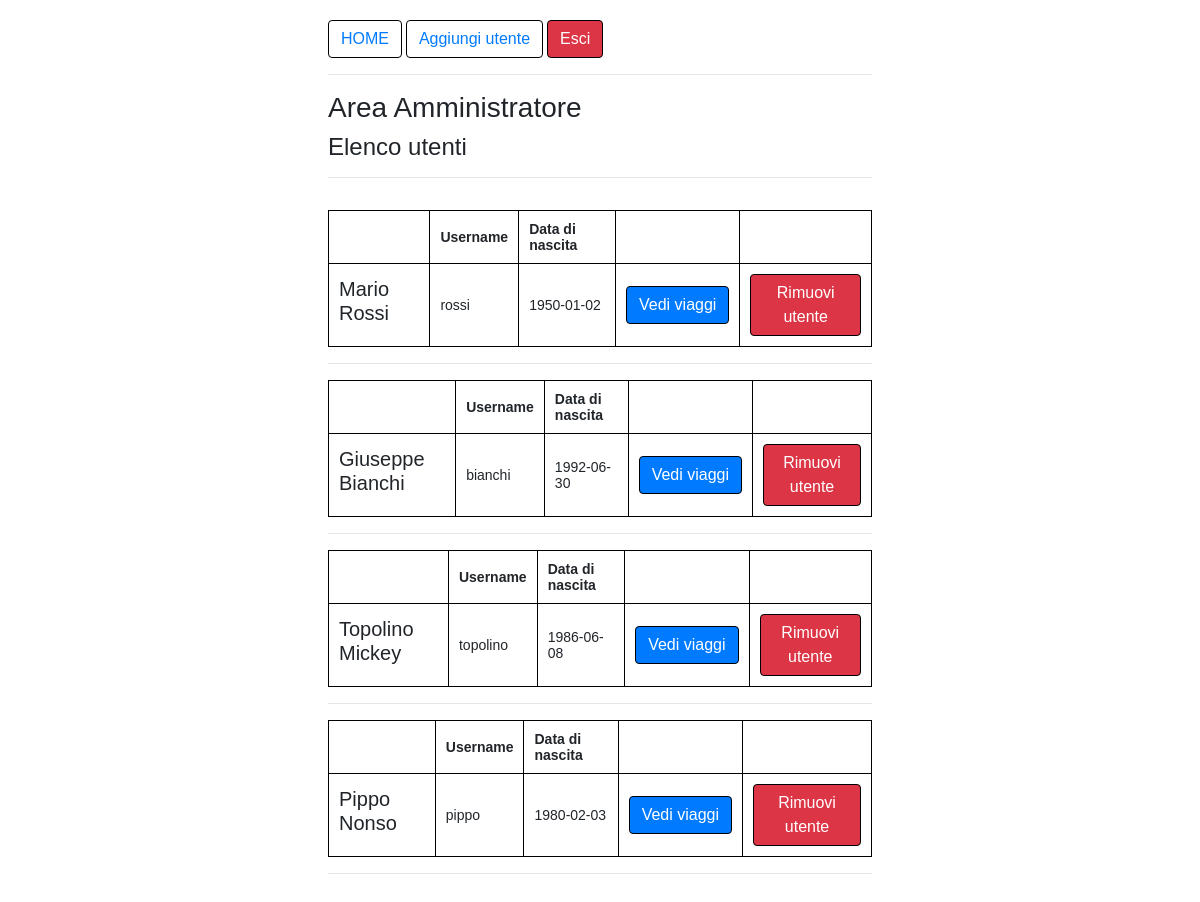
The page /elenco_utenti.php (signed in) on the database its author committed.
### tables this page shows
CREATE TABLE IF NOT EXISTS `utenti` (
  `dipendente_id` int(11) NOT NULL AUTO_INCREMENT,
  `username` varchar(45) DEFAULT NULL,
  `password` varchar(255) DEFAULT NULL,
  `nome` varchar(45) DEFAULT NULL,
  `cognome` varchar(45) DEFAULT NULL,
  `dataDiNascita` date DEFAULT NULL,
  `sesso` enum('M','F') DEFAULT NULL,
  `tipo_utente` varchar(45) DEFAULT NULL,
  PRIMARY KEY (`dipendente_id`)
);

### elenco_utenti.php (the view, shortened to what this page needs)
<?php
require_once("connessione.php");
?>
<!DOCTYPE html>
<html lang="en">
<head >
   	<link rel="stylesheet" href="https://stackpath.bootstrapcdn.com/bootstrap/4.3.1/css/bootstrap.min.css">
</head>
<body id="content">
    <div id="wrapper">
		<a class="btn btn-link" href="index.php">HOME</a>
		<a class="btn btn-link" href="insert_utente.php">Aggiungi utente</a>
		<a class="btn btn-danger" href="logout.php" >Esci</a>
		<br/>
		<hr/>
		<h3> Area Amministratore </h3>
		<h4> Elenco utenti </h4>
		<hr/>
		<br/>
		<?php
		$sql = "SELECT nome, cognome, username, dataDiNascita, dipendente_id FROM utenti WHERE tipo_utente = 'dipendente' ";
		if($stmt = $pdo->prepare($sql)){
			if($stmt->execute()){
				if($stmt->rowCount() > 0){
					while ($row = $stmt->fetch(PDO::FETCH_ASSOC)) {
					?>
					<table>
						<thead>
							<tr>
							<th> </th>
							<th>Username</th>
							<th>Data di nascita</th>
							<th> </th>
							<th> </th>
							</tr>
						</thead>
					<tr>
					<td><h5><?php echo $row['nome'] ?> <?php echo $row['cognome'] ?></h5></td>
					<form action="<?php echo htmlspecialchars($_SERVER["PHP_SELF"]); ?>" method="post">
						<td><?php echo $row['username'] ?> </td>
						<td><?php echo $row['dataDiNascita'] ?> </td>
						<td><input type="submit" class="btn btn-primary" value="Vedi viaggi"></td>
						<td><button type="button" class="btn btn-danger">Rimuovi utente</td>
					</tr>
					</table>
					<hr/>
					<?php
					}
				} else{
				echo "Non sono presenti utenti.";
				}
			} else {
                echo "Qualcosa è andato storto. Riprova più tardi.";
            }
		}
		?>
    </div>
</body>
</body>
</html>

### elenco_utenti.php (style rules this page uses)
#wrapper { margin: auto; width: 60%; padding: 10px; }
th, td { padding: 10px; text-align: left; }
th { font: 18px; }
table, th, td { border: 1px solid black; }
#content { margin: auto; width: 80%; padding: 10px; }
body { font: 14px sans-serif; }
.btn { border: 1px solid black; }

### rows shown on the page
utenti: nome "Mario", cognome "Rossi", username "rossi", dataDiNascita "1950-01-02"
utenti: nome "Giuseppe", cognome "Bianchi", username "bianchi", dataDiNascita "1992-06-30"
utenti: nome "Topolino", cognome "Mickey", username "topolino", dataDiNascita "1986-06-08"
utenti: nome "Pippo", cognome "Nonso", username "pippo", dataDiNascita "1980-02-03"
